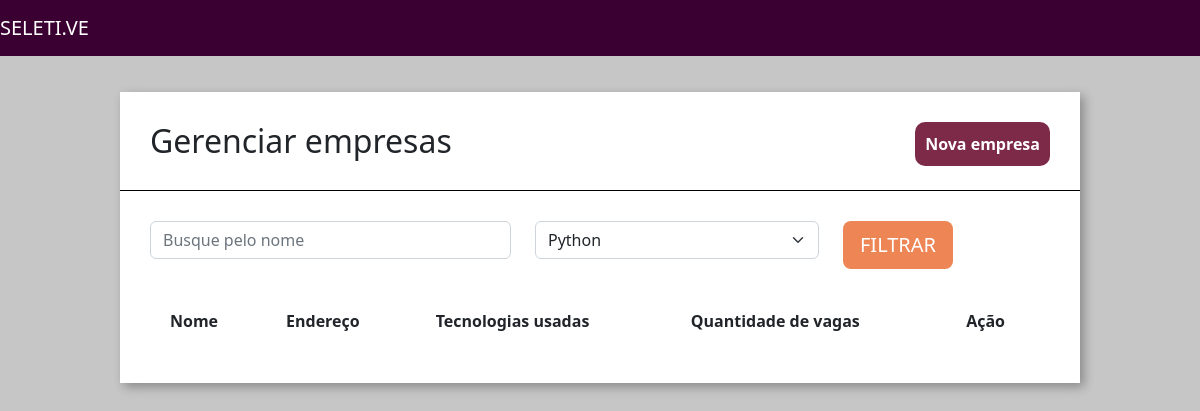
The app's page /home/empresas/, older data.
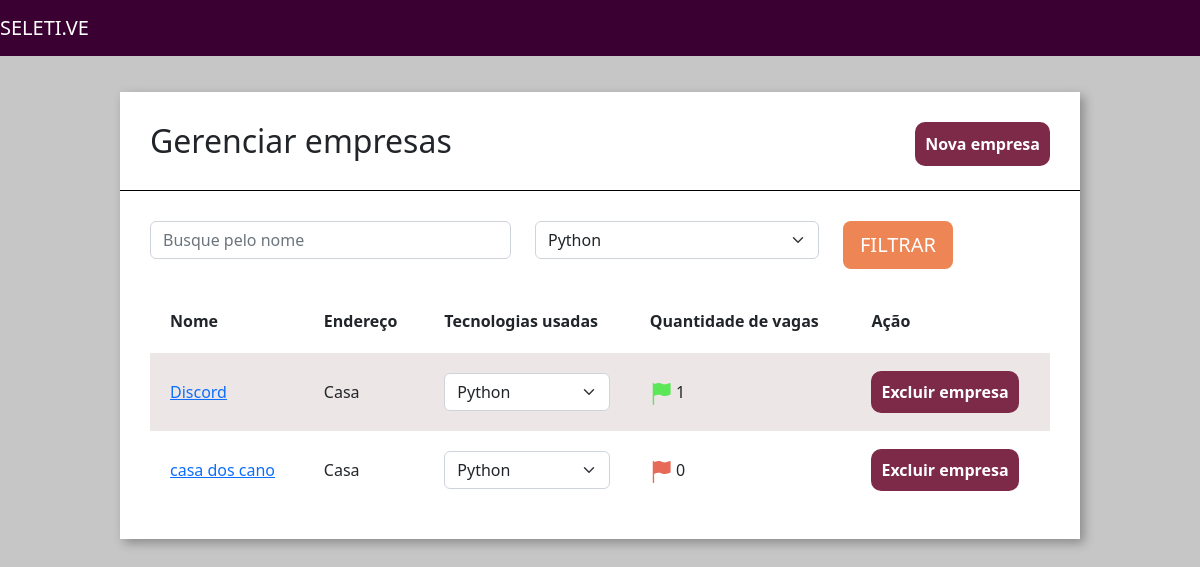
The same page, newer data.
### empresa/models.py (models this page shows)
class Empresa(models.Model):
    choices_nicho_mercado = (
        ("M", "Marketing"),
        ("N", "Nutrição"),
        ("D", "Design")
    )
    logo = models.ImageField(upload_to="logo_empresa", null=True)
    nome = models.CharField(max_length=30)
    email = models.EmailField()
    cidade = models.CharField(max_length=30)
    tecnologias = models.ManyToManyField(Tecnologias)
    endereco = models.CharField(max_length=30)
    caracteristica_empresa = models.TextField()
    nicho_mercado = models.CharField(max_length=3, choices=choices_nicho_mercado)
    def __str__(self):
        return self.nome
    def qtd_vagas(self):
        return Vagas.objects.filter(empresa__id=self.id).count()

### empresa/views.py (the view)
# urls.py: path("empresas/", views.empresas, name="empresas"),
def empresas(request):
    tecnologias_filtrar = request.GET.get('tecnologias')
    nome_filtrar = request.GET.get('nome')
    empresas = Empresa.objects.all()
    tecnologias = Tecnologias.objects.all()
    if tecnologias_filtrar != None:
        empresas = empresas.filter(tecnologias=tecnologias_filtrar)
    if nome_filtrar != None:
        empresas = empresas.filter(nome__icontains=nome_filtrar)
    print(empresas)
    if request.method == "GET":
        return render(request, "empresas.html",{'empresas' : empresas, 'tecnologias' : tecnologias})

### empresa/models.py (called while the page is built)
    def __str__(self):
        return self.tecnologia

### empresa/templatetags/filtro.py (called while the page is built)
@register.filter(name='is_par')
def is_par(valor):
    return valor % 2 == 0

### empresa/templates/empresas.html (shortened to what this page needs)
{% extends 'base.html' %}
{% load static %}
{% load filtro %}
{% block 'head' %}
    <link rel="stylesheet" href="{% static 'empresa/css/empresas.css' %}">
{% endblock %}
{% block 'body' %}
    <div class="wrapper">
        <div class="box">
            <div class="header-box">
                <h2 class="titulo">Gerenciar empresas</h2>
                <a href="{% url 'nova_empresa'%}" class="btn-nova-empresa">Nova empresa</a>
            </div>
            <div class="borda-box"></div>
            <div class="body-box">
                <form action="{% url 'empresas' %}" method="GET" >{% csrf_token %}
                <div class="row">
                        <div class="col-md-5">
                            <input type="text" placeholder="Busque pelo nome" class="form-control" name="nome">
                        </div>
                        <div class="col-md-4">
                            <select class="form-select" name="tecnologias">
                                {% for tecnologia in tecnologias%}
                                    <option value="{{tecnologia.id}}">{{tecnologia}}</option>
                                {% endfor %}
                            </select>
                        </div>
                    <div class="col-md-3">
                        <input type="submit" value="FILTRAR" class="btn btn-lg btn-orange">
                    </div>
                </div>
                </form>
                <table class="tabela" cellpadding="20">
                    <tr>
                        <th>Nome</th>
                        <th>Endereço</th>
                        <th>Tecnologias usadas</th>
                        <th>Quantidade de vagas</th>
                        <th>Ação</th>
                    </tr>
                    {% for empresa in empresas%}
                        <tr {% if not forloop.counter|is_par %}class="tabela-linha" {% endif %}>
                            <td><a href="{% url 'empresa' empresa.id %}">{{empresa.nome}}</a> </td>
                            <td>{{empresa.endereco}}</td>
                            <td>
                                <select class="form-select">
                                    {% for tecnologia in empresa.tecnologias.all %}
                                    <option>{{tecnologia}}</option>
                                    {% endfor %}
                                </select>
                            </td>
                            <td>
                                {% if empresa.qtd_vagas > 0%}
                                    <img src="{% static 'empresa/img/flag_green.png' %}" alt="">
                                {% else %}
                                    <img src="{% static 'empresa/img/flag_red.png' %}" alt="">
                                {% endif %}
                                {{empresa.qtd_vagas}}
                            </td>
                            <td>
                                <a href="{% url 'excluir_empresa' empresa.id %}" class="btn-excluir">Excluir empresa</a>
                            </td>
                        </tr>
                    {% endfor %}
                </table>
            </div>
        </div>
    </div>
{% endblock%}

### templates/base.html (shortened to what this page needs)
{% load static %}
<!doctype html>
<html lang="pt-BR">
  <head>
      <link href="{% static 'base/css/base.css' %}" rel="stylesheet">
    <link href="https://cdn.jsdelivr.net/npm/bootstrap@5.2.2/dist/css/bootstrap.min.css" rel="stylesheet">
    {% block 'head' %}{% endblock%}
  </head>
  <body>
    <nav class="navbar navbar-expand-lg navbar-dark bg-nav">
        <a class="navbar-brand" href="#">SELETI.VE</a>
    </nav>
    {% block 'body' %}{% endblock%}
  </body>
</html>

### templates/static/base/css/base.css (style rules this page uses)
body { background-color: #C6C6C6 !important; }
.bg-nav { background-color: #3B0032 !important; padding: 10px; }

### templates/static/empresa/css/empresas.css (style rules this page uses)
.wrapper { margin-top: 3%; display: flex; flex-direction: row; justify-content: center; align-items: center; }
.box { width: 80vw; background: #fff; box-shadow: 4px 4px 10px rgba(0,0,0,.3); }
.titulo { display: inline; }
.btn-nova-empresa { float: right; text-decoration: none; color: white; background-color: #7D2948; padding: 10px; border-radius: 10px; font-weight: bold; }
.header-box { padding: 30px; }
.borda-box { border-top: 1px solid black; }
.body-box { padding: 30px; }
.btn-orange { background-color: #ED8554; color: white; }
.tabela { width: 100%; margin-top: 20px; }
.tabela-linha { background-color: #EDE6E6; }
.btn-excluir { text-decoration: none; color: white; background-color: #7D2948; padding: 10px; border-radius: 10px; font-weight: bold; }

Row changes from the older to the newer data that the page shows:
added Empresa: nome "Discord", endereco "Casa", qtd_vagas "1"
added Empresa: nome "casa dos cano", endereco "Casa", qtd_vagas "0"
